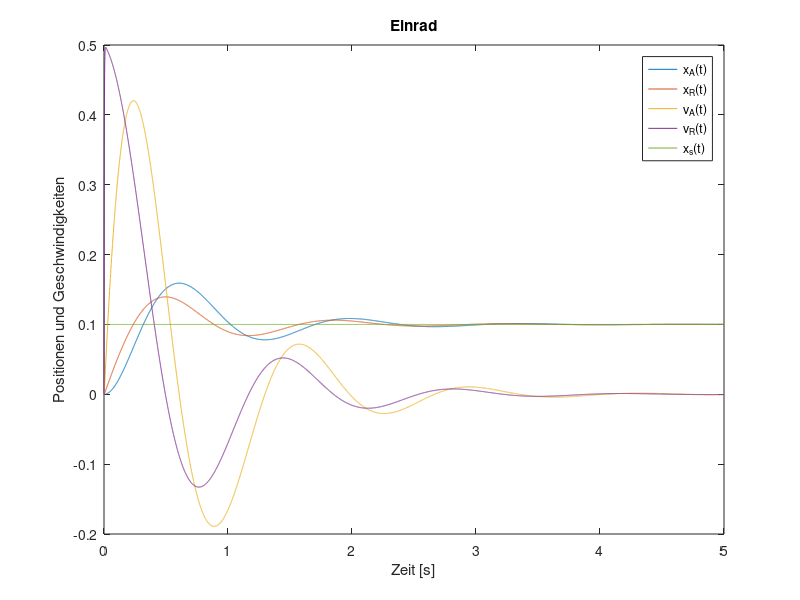

Reproduce this figure in MATLAB. (Note: this script raises an error after producing the figure.)
% Einrad_ZR.m – getestet mit MATLAB + CST sowie GNU Octave + Control
% Manfred Lohöfener, HS Merseburg, 27.10.2015
    clear; close all
    
% Parameter
    ka = 32500;	% N/m
    da = 10000;	% Ns/m
    ma = 1300;	% kg
    kr = 50000;	% N/m
    mr = 20.0;	% kg
    x_s= 0.1;   % [m] Stufe
    
% Differenzialgleichungssystem
    M = [ma 0
         0 mr];   
    D = [da -da
         -da da];
    K = [ka -ka
         -ka kr+ka];
    Ke = [0
          kr*x_s];
    
% Transformation in Zustandsraum
    [nr, nc] = size (M);
    A = [zeros(nr, nc) eye(nr, nc)
         -M\K -M\D];       
    B = [zeros(nr, 1)
         M\Ke];       
    C=[eye(nr, nc) zeros(nr, nc)
       zeros(nr, nc) eye(nr, nc)
       zeros(1, nc) zeros(1, nc)];
    D_ZR=[zeros(nr,1)
          zeros(nr,1)
          x_s];

    Einrad = ss (A, B, C, D_ZR);
    [y,t] = step (Einrad);
    plot(t, y);			% und darstellen
    title ('Einrad')
    xlabel ('Zeit [s]')
    ylabel ('Positionen und Geschwindigkeiten')
    legend ('x_A(t)', 'x_R(t)', 'v_A(t)', 'v_R(t)', 'x_s(t)')
    printgcf (mfilename, 0)
